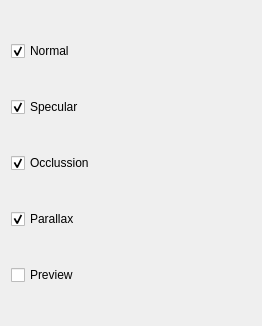
       <widget class="QWidget" name="scrollAreaWidgetContents">
        <property name="geometry">
         <rect>
          <x>0</x>
          <y>0</y>
          <width>262</width>
          <height>326</height>
         </rect>
        </property>
        <layout class="QGridLayout" name="gridLayout_11">
         <item row="0" column="0">
          <widget class="QCheckBox" name="checkBoxExportNormal">
           <property name="text">
            <string>Normal</string>
           </property>
           <property name="checked">
            <bool>true</bool>
           </property>
          </widget>
         </item>
         <item row="1" column="0">
          <widget class="QCheckBox" name="checkBoxExportSpecular">
           <property name="text">
            <string>Specular</string>
           </property>
           <property name="checked">
            <bool>true</bool>
           </property>
          </widget>
         </item>
         <item row="2" column="0">
          <widget class="QCheckBox" name="checkBoxExportOcclusion">
           <property name="text">
            <string>Occlussion</string>
           </property>
           <property name="checked">
            <bool>true</bool>
           </property>
          </widget>
         </item>
         <item row="3" column="0">
          <widget class="QCheckBox" name="checkBoxExportParallax">
           <property name="text">
            <string>Parallax</string>
           </property>
           <property name="checked">
            <bool>true</bool>
           </property>
          </widget>
         </item>
         <item row="4" column="0">
          <widget class="QCheckBox" name="checkBoxExportPreview">
           <property name="text">
            <string>Preview</string>
           </property>
           <property name="checked">
            <bool>false</bool>
           </property>
          </widget>
         </item>
        </layout>
       </widget>
